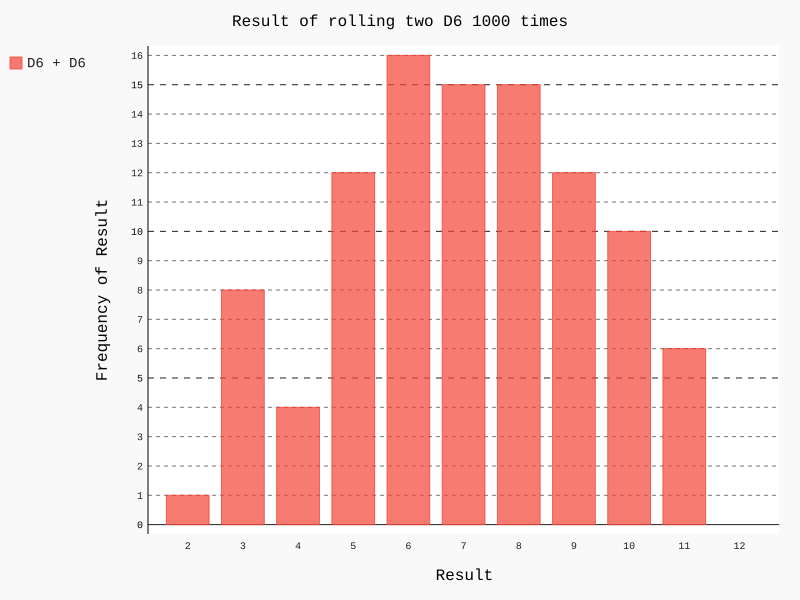

Write Python code to recreate this figure.
import pygal
from die import Die

# 创建两个D6
die1 = Die()
die2 = Die()

# 掷几次骰子，并将结果存储在一个列表中
results = []
for roll_num in range(100):
    result = die1.roll() + die2.roll()
    results.append(result)

# 分析结果
frequencies = []
max_result = die1.num_sides + die2.num_sides
for value in range(2, max_result):
    frequency = results.count(value)
    frequencies.append(frequency)

# 对结果进行可视化
hist = pygal.Bar()

hist.title = "Result of rolling two D6 1000 times"
hist.x_labels = ['2', '3', '4', '5', '6', '7', '8', '9', '10', '11', '12']
hist.x_title = "Result"
hist.y_title = "Frequency of Result"

hist.add('D6 + D6', frequencies)
hist.render_to_file('die_visual.svg')
